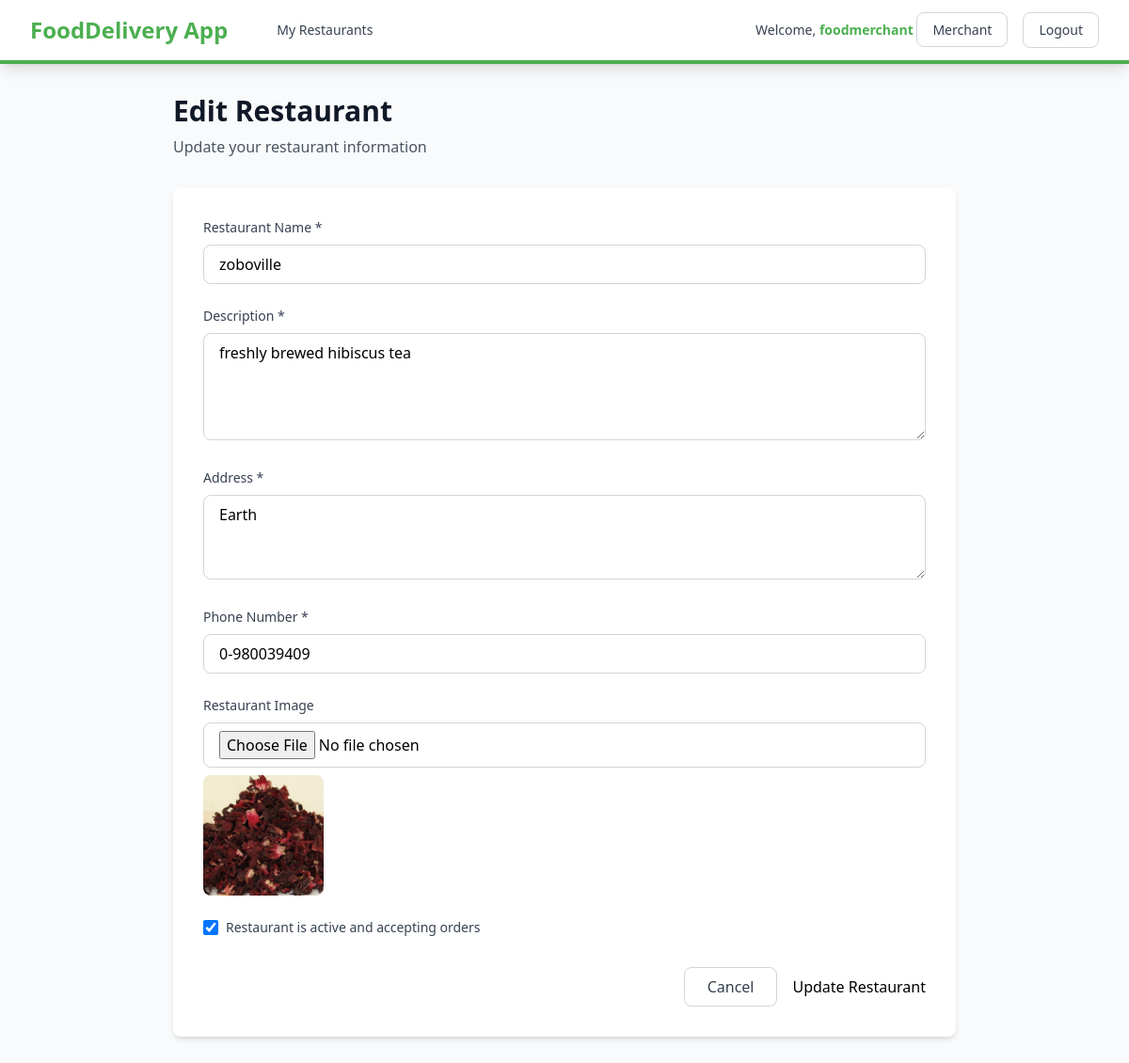
Screenshot of /dashboard/restaurant/9/edit/ (signed in) with the database file from the repository.
### users/models.py (models this page shows, shortened)
class User(AbstractUser):
    ROLE_CHOICES = [
        ('customer', 'Customer'),
        ('driver', 'Driver'),
        ('merchant', 'Merchant'),
        ('admin', 'Admin'),
    ]
    role = models.CharField(max_length=20, choices=ROLE_CHOICES, default='customer')
    phone_number = models.CharField(max_length=15, blank=True, null=True)
    address = models.TextField(blank=True, null=True)
    is_verified = models.BooleanField(default=False)
    created_at = models.DateTimeField(auto_now_add=True)
    updated_at = models.DateTimeField(auto_now=True)
    class Meta:
        db_table = 'users'
        verbose_name = 'User'
        verbose_name_plural = 'Users'

### restaurants/models.py (models this page shows, shortened)
class Restaurant(models.Model):
    merchant = models.ForeignKey(
        settings.AUTH_USER_MODEL,
        on_delete=models.CASCADE,
        limit_choices_to={'role': 'merchant'},
        related_name='restaurants'
    )
    name = models.CharField(max_length=200)
    description = models.TextField()
    address = models.TextField()
    phone_number = models.CharField(max_length=15)
    image = models.ImageField(upload_to='restaurants/', blank=True, null=True)
    is_active = models.BooleanField(default=True)
    rating = models.DecimalField(max_digits=3, decimal_places=2, default=0.00)
    created_at = models.DateTimeField(auto_now_add=True)
    updated_at = models.DateTimeField(auto_now=True)
    class Meta:
        db_table = 'restaurants'
        ordering = ['-created_at']

### dashboard/views.py (the view)
# urls.py: path('restaurant/<int:pk>/edit/', views.edit_restaurant, name='edit_restaurant'),
@login_required
def edit_restaurant(request, pk):
    restaurant = get_object_or_404(Restaurant, pk=pk, merchant=request.user)
    if request.method == 'POST':
        form = RestaurantForm(request.POST, request.FILES, instance=restaurant)
        if form.is_valid():
            form.save()
            messages.success(request, 'Restaurant updated successfully!')
            return redirect('manage_menu', restaurant_id=restaurant.id)
    else:
        form = RestaurantForm(instance=restaurant)
    context = {'form': form, 'restaurant': restaurant}
    return render(request, 'dashboard/restaurant_form.html', context)

### templates/dashboard/restaurant_form.html (shortened to what this page needs)
{% extends 'base.html' %}
{% block content %}
<div class="max-w-4xl mx-auto px-4 sm:px-6 lg:px-8 py-8">
    <div class="mb-8">
        <h1 class="text-3xl font-bold text-gray-900">{% if restaurant %}Edit{% else %}Create New{% endif %} Restaurant</h1>
        <p class="mt-2 text-gray-600">{% if restaurant %}Update your restaurant information{% else %}Register your restaurant on our platform{% endif %}</p>
    </div>
    <div class="bg-white rounded-lg shadow-md p-8">
        <form method="post" enctype="multipart/form-data">
            <div class="space-y-6">
                <div>
                    <label for="{{ form.name.id_for_label }}" class="block text-sm font-medium text-gray-700 mb-2">
                        Restaurant Name *
                    </label>
                    {{ form.name }}
                </div>
                <div>
                    <label for="{{ form.description.id_for_label }}" class="block text-sm font-medium text-gray-700 mb-2">
                        Description *
                    </label>
                    {{ form.description }}
                </div>
                <div>
                    <label for="{{ form.address.id_for_label }}" class="block text-sm font-medium text-gray-700 mb-2">
                        Address *
                    </label>
                    {{ form.address }}
                </div>
                <div>
                    <label for="{{ form.phone_number.id_for_label }}" class="block text-sm font-medium text-gray-700 mb-2">
                        Phone Number *
                    </label>
                    {{ form.phone_number }}
                </div>
                <div>
                    <label for="{{ form.image.id_for_label }}" class="block text-sm font-medium text-gray-700 mb-2">
                        Restaurant Image
                    </label>
                    {{ form.image }}
                    {% if restaurant and restaurant.image %}
                        <div class="mt-2">
                            <img src="{{ restaurant.image.url }}" alt="{{ restaurant.name }}" class="h-32 w-32 object-cover rounded-lg">
                        </div>
                    {% endif %}
                </div>
                <div class="flex items-center">
                    {{ form.is_active }}
                    <label for="{{ form.is_active.id_for_label }}" class="ml-2 block text-sm text-gray-700">
                        Restaurant is active and accepting orders
                    </label>
                </div>
            </div>
            <div class="mt-8 flex justify-end space-x-4">
                <a href="{% url 'merchant_dashboard' %}" class="px-6 py-2 border border-gray-300 rounded-lg text-gray-700 hover:bg-gray-50 transition duration-200">
                    Cancel
                </a>
                <button type="submit" class="btn-primary">
                    {% if restaurant %}Update{% else %}Create{% endif %} Restaurant
                </button>
            </div>
        </form>
    </div>
</div>
{% endblock %}

### templates/base.html (shortened to what this page needs)
<!DOCTYPE html>
<html lang="en">
<head>
    <script src="https://cdn.tailwindcss.com"></script>
</head>
<body class="bg-gray-50">
    {% if user.is_authenticated %}
    <nav class="bg-white shadow-lg border-b-4 border-leafy-green">
        <div class="max-w-7xl mx-auto px-4 sm:px-6 lg:px-8">
            <div class="flex justify-between h-16">
                <div class="flex items-center">
                    <a href="{% url 'dashboard' %}" class="text-2xl font-bold text-leafy-green">
                        FoodDelivery App
                    </a>
                    <div class="ml-10 flex items-baseline space-x-4">
                        {% if user.role == 'customer' %}
                        <a href="{% url 'customer_dashboard' %}" class="text-gray-700 hover:text-leafy-green px-3 py-2 rounded-md text-sm font-medium">
                            Browse Restaurants
                        </a>
                        {% elif user.role == 'merchant' %}
                        <a href="{% url 'merchant_dashboard' %}" class="text-gray-700 hover:text-leafy-green px-3 py-2 rounded-md text-sm font-medium">
                            My Restaurants
                        </a>
                        {% elif user.role == 'driver' %}
                        <a href="{% url 'driver_dashboard' %}" class="text-gray-700 hover:text-leafy-green px-3 py-2 rounded-md text-sm font-medium">
                            My Deliveries
                        </a>
                        {% endif %}
                    </div>
                </div>
                <div class="flex items-center space-x-4">
                    <span class="text-sm text-gray-700">
                        Welcome, <span class="font-semibold text-leafy-green">{{ user.username }}</span>
                        <span class="border border-gray-300 rounded-lg text-gray-700 hover:bg-gray-50 text-black hover:border-leafy-green px-4 py-2 rounded text-sm font-medium transition duration-200">{{ user.role|capfirst }}</span>
                    </span>
                    <a href="{% url 'logout' %}" class="border border-gray-300 rounded-lg text-gray-700 hover:bg-gray-50 text-black hover:border-leafy-green px-4 py-2 rounded text-sm font-medium transition duration-200">
                        Logout
                    </a>
                </div>
            </div>
        </div>
    </nav>
    {% endif %}
    <main class="min-h-screen">
        {% block content %}{% endblock %}
    </main>
</body>
</html>

### templates/base.html (style rules this page uses)
.btn-primary { @apply bg-leafy-green hover:bg-leafy-green-dark text-white font-semibold py-2 px-4 rounded transition duration-200; }

### rows the page displays
User: username "foodmerchant", role "Merchant"
Restaurant: name "zoboville", description "freshly brewed hibiscus tea", address "Earth", phone_number "0-980039409", image (picture), is_active "☑"
